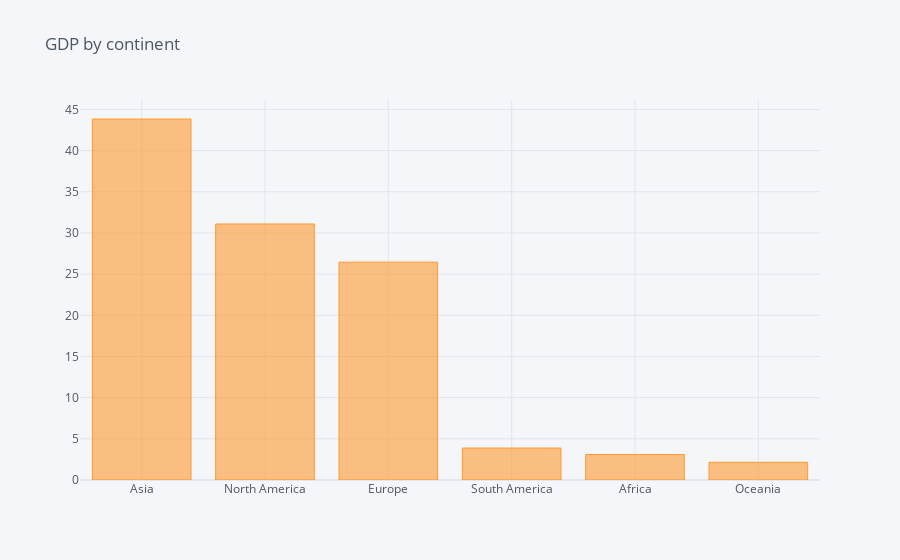

Notebook source saved alongside this figure:
### Code cell
grouped.sort_values(ascending=False).iplot(kind = 'bar', title='GDP by continent')

### Figure 1 — Plotly figure (JSON) as saved in the notebook; plotly's stock layout.template omitted (floating-point values rounded to 4 significant figures)
{"data": [{"marker": {"color": "rgba(255, 153, 51, 0.6)", "line": {"color": "rgba(255, 153, 51, 1.0)", "width": 1}}, "name": "IMF_GDP", "orientation": "v", "text": "", "type": "bar", "x": ["Asia", "North America", "Europe", "South America", "Africa", "Oceania"], "y": [43.84, 31.09, 26.46, 3.878, 3.099, 2.149]}], "layout": {"legend": {"bgcolor": "#F5F6F9", "font": {"color": "#4D5663"}}, "paper_bgcolor": "#F5F6F9", "plot_bgcolor": "#F5F6F9", "title": {"font": {"color": "#4D5663"}, "text": "GDP by continent"}, "xaxis": {"gridcolor": "#E1E5ED", "showgrid": true, "tickfont": {"color": "#4D5663"}, "title": {"font": {"color": "#4D5663"}, "text": ""}, "zerolinecolor": "#E1E5ED"}, "yaxis": {"gridcolor": "#E1E5ED", "showgrid": true, "tickfont": {"color": "#4D5663"}, "title": {"font": {"color": "#4D5663"}, "text": ""}, "zerolinecolor": "#E1E5ED"}}}
